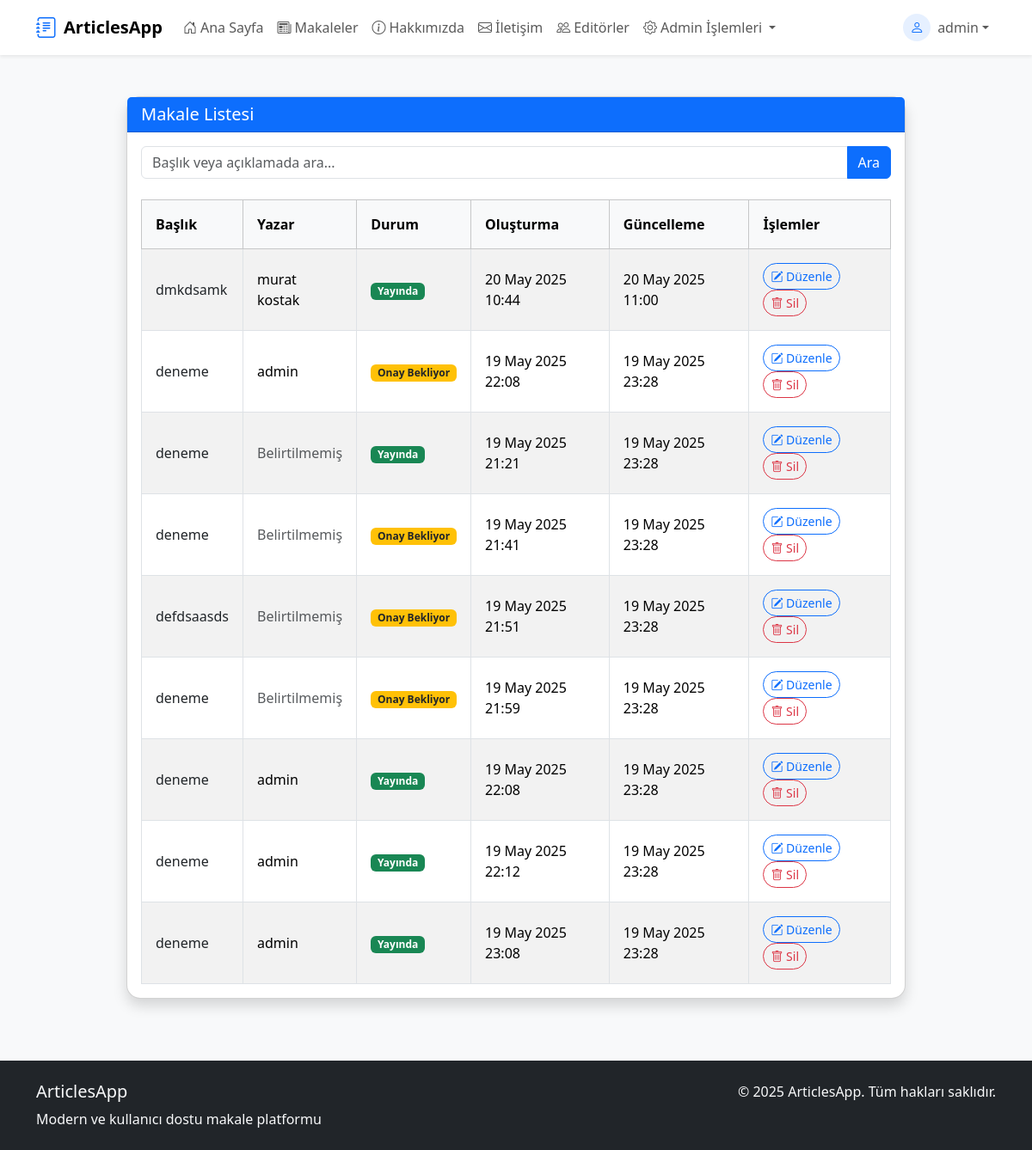
The app's page /makale/article-list (signed in), older data.
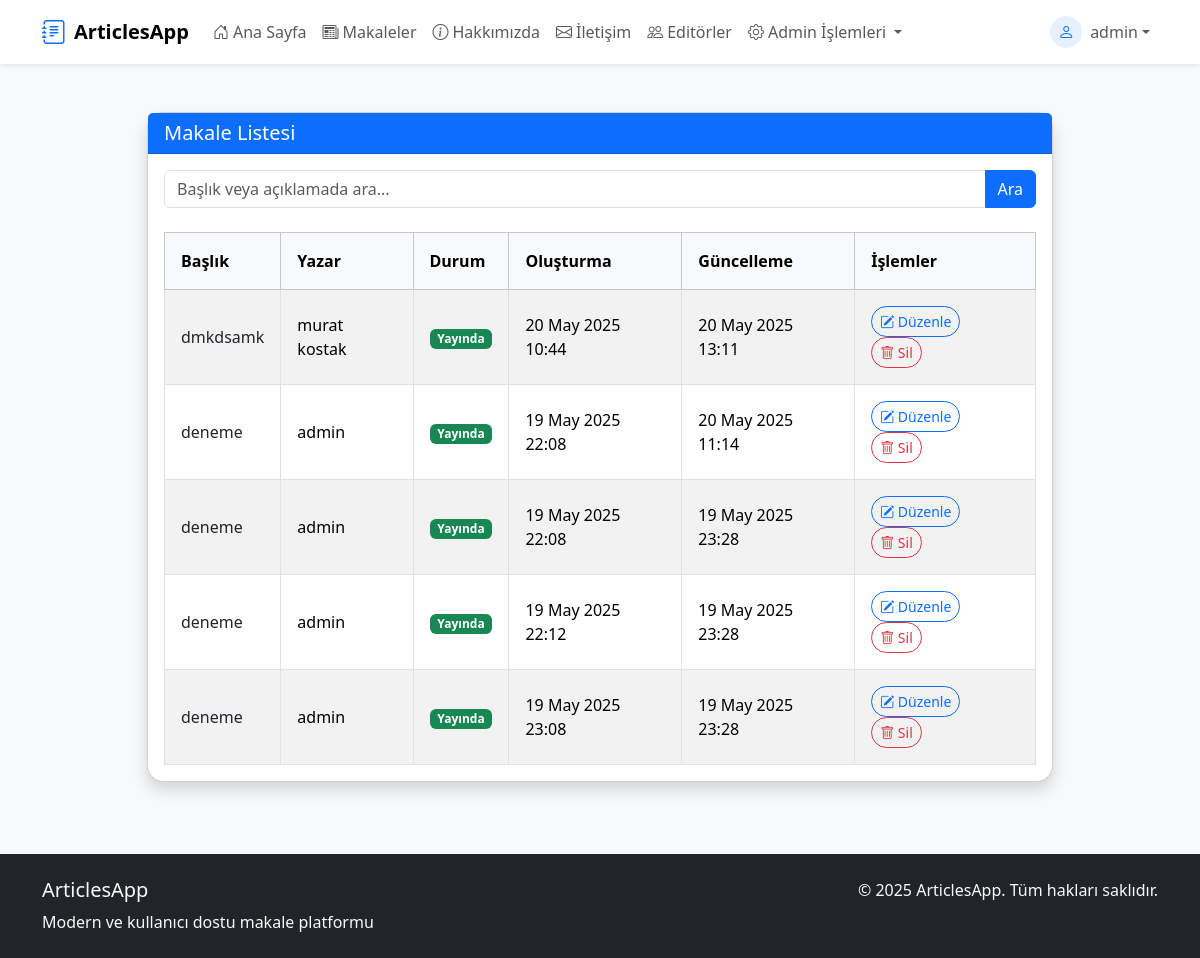
The same page, newer data.
### articles/models.py (models this page shows, shortened)
class Article(models.Model):
    title = models.CharField(max_length=200)
    description = models.TextField()
    file = models.FileField(
        upload_to=article_file_upload_to,
        validators=[validate_pdf],  # ✅ Buraya eklendi
        null=True,
        blank=True
    )
    date = models.DateField(auto_now=True)
    isActive = models.BooleanField(default=False)
    isHome = models.BooleanField(default=False)
    slug = models.SlugField(null=False, blank=True, unique=True)
    categories = models.ManyToManyField("Category")
    author = models.ForeignKey(User, on_delete=models.CASCADE, null=True, blank=True)
    admin_note = models.TextField(blank=True, null=True)
    created_at = models.DateTimeField(default=timezone.now)
    updated_at = models.DateTimeField(auto_now=True)
    class Meta:
        ordering = ['-updated_at']

### articles/views.py (the view)
# urls.py: path('article-list', views.article_list, name='article_list'),
@login_required
@user_passes_test(lambda u: u.is_superuser)
def article_list(request):
    query = request.GET.get("q", "").strip()
    if query != "":
        articles = Article.objects.filter(
            Q(title__icontains=query) |
            Q(description__icontains=query) |
            Q(author__first_name__icontains=query) |
            Q(author__last_name__icontains=query)
        ).select_related('author').order_by("-updated_at")
    else:
        articles = Article.objects.all().select_related('author').order_by("-updated_at")
    return render(request, 'articles/article-list.html', {
        'articles': articles,
        'query': query
    })

### articles/templates/articles/article-list.html (shortened to what the changed rows need)
{% extends 'layout.html' %}
{% load static %}
{% block css_file %}
<link rel="stylesheet" href="{% static 'articles/css/style.css' %}">
{% endblock %}
{% block content %}
<div class="container mt-4">
    <div class="row">
        <div class="col-md-10 offset-md-1">
            <div class="card shadow rounded-4">
                <div class="card-body">
                    <div class="table-responsive">
                        <table class="table table-bordered table-striped align-middle mb-0">
                            <thead class="table-light">
                                <tr>
                                    <th>Başlık</th>
                                    <th>Yazar</th>
                                    <th>Durum</th>
                                    <th>Oluşturma</th>
                                    <th>Güncelleme</th>
                                    <th>İşlemler</th>
                                </tr>
                            </thead>
                            <tbody>
                                {% for article in articles %}
                                <tr>
                                    <td>
                                        <a href="{% url 'article_details' article.slug %}" class="text-decoration-none text-dark">
                                            {{ article.title }}
                                        </a>
                                    </td>
                                    <td>
                                        {% if article.author %}
                                            {{ article.author.get_full_name|default:article.author.username }}
                                        {% else %}
                                            <span class="text-muted">Belirtilmemiş</span>
                                        {% endif %}
                                    </td>
                                    <td>
                                        {% if article.isActive %}
                                            <span class="badge bg-success">Yayında</span>
                                        {% else %}
                                            <span class="badge bg-warning text-dark">Onay Bekliyor</span>
                                        {% endif %}
                                    </td>
                                    <td>{{ article.created_at|date:"d M Y H:i" }}</td>
                                    <td>{{ article.updated_at|date:"d M Y H:i" }}</td>
                                    <td>
                                        <a href="{% url 'article_edit' article.id %}" class="btn btn-sm btn-outline-primary rounded-pill me-1">
                                            <i class="bi bi-pencil-square"></i> Düzenle
                                        </a>
                                        <a href="{% url 'article_delete' article.id %}" class="btn btn-sm btn-outline-danger rounded-pill" onclick="return confirm('Bu makale silinsin mi?');">
                                            <i class="bi bi-trash"></i> Sil
                                        </a>
                                    </td>
                                </tr>
                                {% empty %}
                                <tr>
                                    <td colspan="6" class="text-center text-muted">Makale bulunamadı.</td>
                                </tr>
                                {% endfor %}
                            </tbody>
                        </table>
                    </div>
                </div>
            </div>
        </div>
    </div>
</div>
{% endblock %}

Row changes from the older to the newer data that the page shows:
removed Article: title "deneme", shows "Belirtilmemiş", isActive "Yayında", created_at "19 May 2025 21:21", updated_at "19 May 2025 23:28"
removed Article: title "deneme", shows "Belirtilmemiş", isActive "Onay Bekliyor", created_at "19 May 2025 21:41", updated_at "19 May 2025 23:28"
removed Article: title "defdsaasds", shows "Belirtilmemiş", isActive "Onay Bekliyor", created_at "19 May 2025 21:51", updated_at "19 May 2025 23:28"
removed Article: title "deneme", shows "Belirtilmemiş", isActive "Onay Bekliyor", created_at "19 May 2025 21:59", updated_at "19 May 2025 23:28"
changed Article "dmkdsamk": updated_at "20 May 2025 11:00" → "20 May 2025 13:11"
changed Article: updated_at "19 May 2025 23:28" → "20 May 2025 11:14"; isActive "Onay Bekliyor" → "Yayında"
